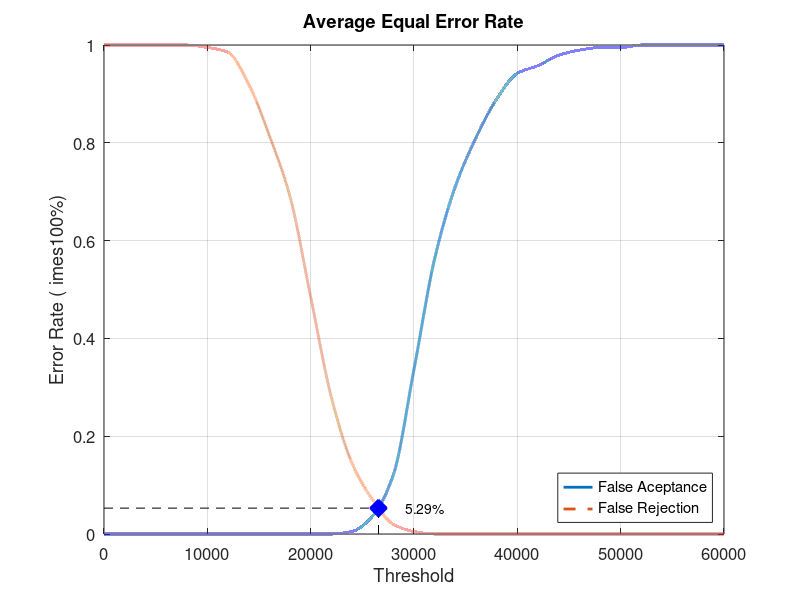
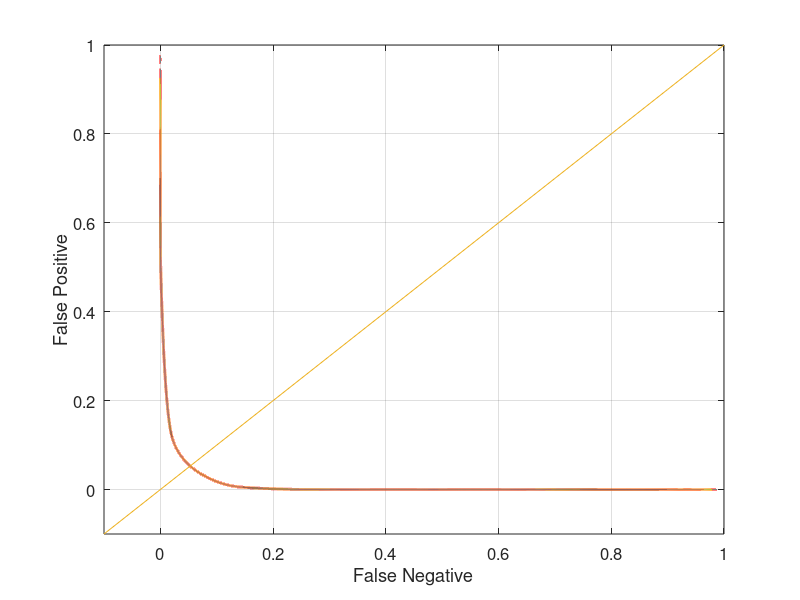

Recreate these plots in MATLAB, in order.
close all;
clear;
clc;
x = 0:2000:60000;
xq = 0:0.5:60000;

y0 = [0 0 0 0 0 0 0 0 0 0 0 0 0.00526316 0.0368421 0.121053 0.336842 0.563158 0.710526 0.810526 0.889474 0.942105 0.957895 0.978947 0.989474 0.994737 0.994737 1 1 1 1 1]
yy0 = interp1(x, y0, xq, 'pchip');
y1 = [1 1 1 1 1 0.995 0.985 0.92 0.815 0.69 0.485 0.28 0.145 0.07 0.02 0.005 0 0 0 0 0 0 0 0 0 0 0 0 0 0 0]
yy1 = interp1(x, y1, xq, 'pchip');

% Calculating EER: 
y2 = abs(y0 - y1);
find(y2 == min(y2))
yy2 = abs(yy0 - yy1);
xEER = find(yy2 == min(yy2));
xEERIndex = xq(xEER) % X-axis EER
yEER = yy0(xEER) % Y-axis EER

main = figure
plot(xq, yy0,'-','LineWidth', 2);	hold on
plot(xq, yy1,'--','LineWidth', 2);	hold on
plot([xEERIndex xEERIndex], [0 yEER], 'k--');	hold on
plot([0 xEERIndex], [yEER yEER], 'k--');	hold on
plot(xEERIndex, yEER, 'bx', 'LineWidth', 10);	hold on
text(xEERIndex + 10 * xEERIndex / 100, yEER, [num2str(round((10000 * yEER)) / 100) '%'])
legend('False Aceptance', 'False Rejection', 'Location', 'SouthEast')
xlabel('Threshold')
ylabel('Error Rate (	imes100%)')
title('Average Equal Error Rate')
set(gca, 'FontSize', 12)
axis([0 60000 0 1])
grid on

print(main, 'Database2_2Main', '-dpng');
FNRxFPR = figure('Color', [1 1 1]);
plot(yy1, yy0, '-', yy1, yy0, 'LineWidth', 2);
hold on
y = -0.1:0.1:1
plot(y, y); 
set(gca, 'FontSize', 12)
xlabel('False Negative')
ylabel('False Positive')
axis([-0.1 1 -0.1 1])
set(gca, 'FontSize', 12)
grid on

print(FNRxFPR, 'Database2_2FNRxFPR','-dpng');
